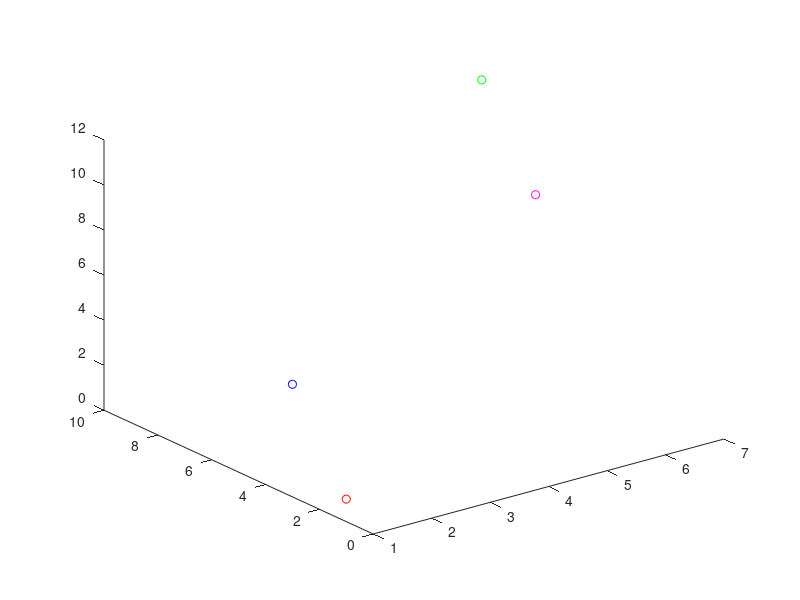

Recreate this plot in MATLAB.
% The radius vectors of the 3 vertices of the parallelogram ABCD are given
rA=[1 1 1]
rB=[1 3 5]
rC=[7 9 11]
% Find D

plot3(rA(1),rA(2),rA(3),'ro')
hold on
plot3(rB(1),rB(2),rB(3),'bo')
plot3(rC(1),rC(2),rC(3),'go')

BA=rB-rA
BC=rB-rC
BD=BA+BC
rD=rB-BD

plot3(rD(1),rD(2),rD(3),'mo')
hold off